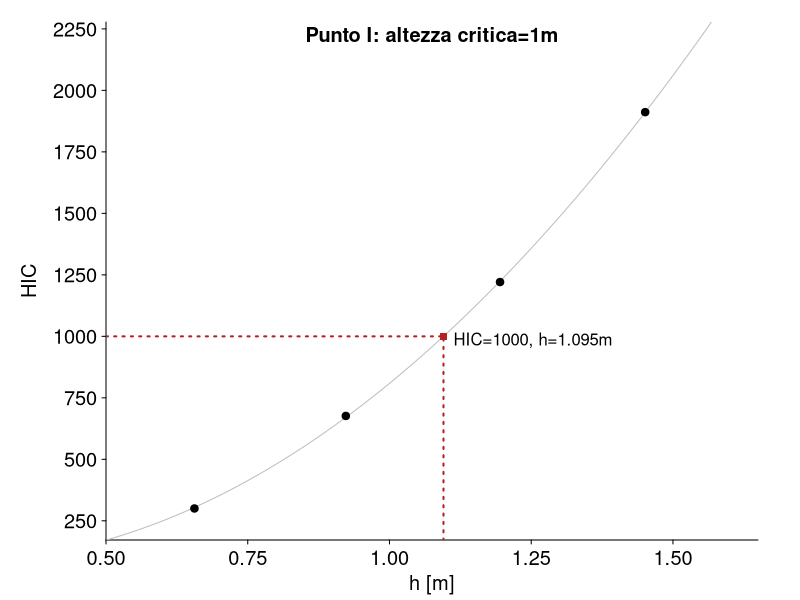

Generate this figure with R:
heights <- c(656.0, 
             923.0,
             1195.0,
             1451.0)
HICs <- c(300.2,
          676.4,
          1220.8,
          1911.5)

point_label <- "I"

df <- data.frame(h=heights,
                 hic=HICs)

outFile <- paste("229709_Grafici/Punto_", point_label, "_Altezza_Critica.PDF",
                 sep="")

pdf(outFile,8,6)


par(mgp=c(3,0.45,0), 
    tcl=-0.2, 
    mar=c(3.0,5.3,1.1,2.1))
plot(1e-3*df$h,
     df$hic,
     pch=19,
     col="black",
     cex=1.2,
     xlim=c(0.5,1.65),
     ylim=c(250,2200),
     xlab="h [m]",
     ylab="HIC",
     xaxs = "i",
     ann=FALSE,
     axes=FALSE,
     #title=plot_title,
     type="n")

#panel.first = c(abline(h=seq(0,2500,by=250), v=seq(0,3,by=.25), col="gray", lty=3)))
#title(paste("Posizione:", as.character(lvl)))
axis(side=1, 
     at=seq(0,3,by=0.25),
     lwd=1, 
     cex.axis=1.2)
axis(side=2, 
     at=seq(0, 2500, by=250),
     lwd=1, 
     cex.axis=1.2,
     las=1)
mtext(side=1,
      text="h [m]",
      line=1.7,
      cex=1.2)
mtext(side=2,
      text="HIC",
      line=3.3,
      cex=1.2)

hs <- 1e-3*df$h
hics <- df$hic
fit_1 <- lm(hics ~ poly(hs,2,raw=T),
            weights = 0.3*hics/100.)

if (coef(fit_1)[3] < 0) {
  fit_1 <- lm(hics ~ poly(hs,1,raw=T),
              weights = 0.3*hics/100.)
}

x <- seq(.5, 
         3,
         length.out = 250)
y <- predict(fit_1,
             data.frame(hs=x))
lines(x,
      y,
      col="grey")

points(1e-3*df$h,
       df$hic,
       pch=19,
       col="black")

#ok up to here

A <- as.numeric(fit_1$coefficients[1])
B <- as.numeric(fit_1$coefficients[2])
C <- as.numeric(fit_1$coefficients[3])
#curve(A + B*x + C*(x*x), 
#      1.75, 
#      2.5,
#      add=TRUE,
#      col="red")

s1 <- Re(polyroot(c(A-1000,
                    B,
                    C))[1])


yp <- predict(fit_1,
             data.frame(hs=s1))
points(s1,
       yp,
       pch=15,
       col="firebrick")
segments(s1,0,s1,yp,
         col="firebrick",
         lty=3,
         lwd=2)
segments(0,yp,s1,yp,
         col="firebrick",
         lty=3,
         lwd=2)
xtext <- s1
ytext <- yp-20
text(xtext,
     ytext,
     pos=4,
     paste("HIC=1000, h=", round(s1,3),"m",
           sep=""))


plot_title <- paste("Punto ",
                    point_label,
                    ": altezza critica=",
                    trunc(s1*10^1)/10^1,
                    "m",
                    sep="")
title(plot_title,
      line=-1)
dev.off()
